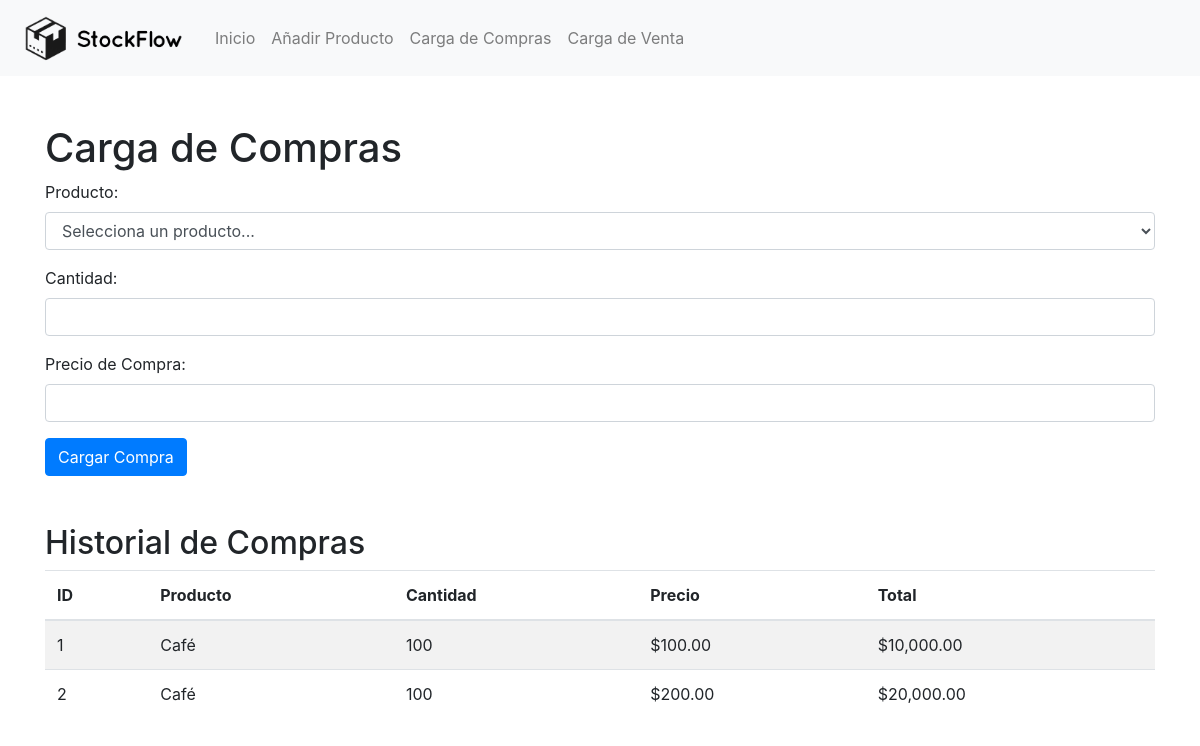
Page /carga_compras on the earlier database version.
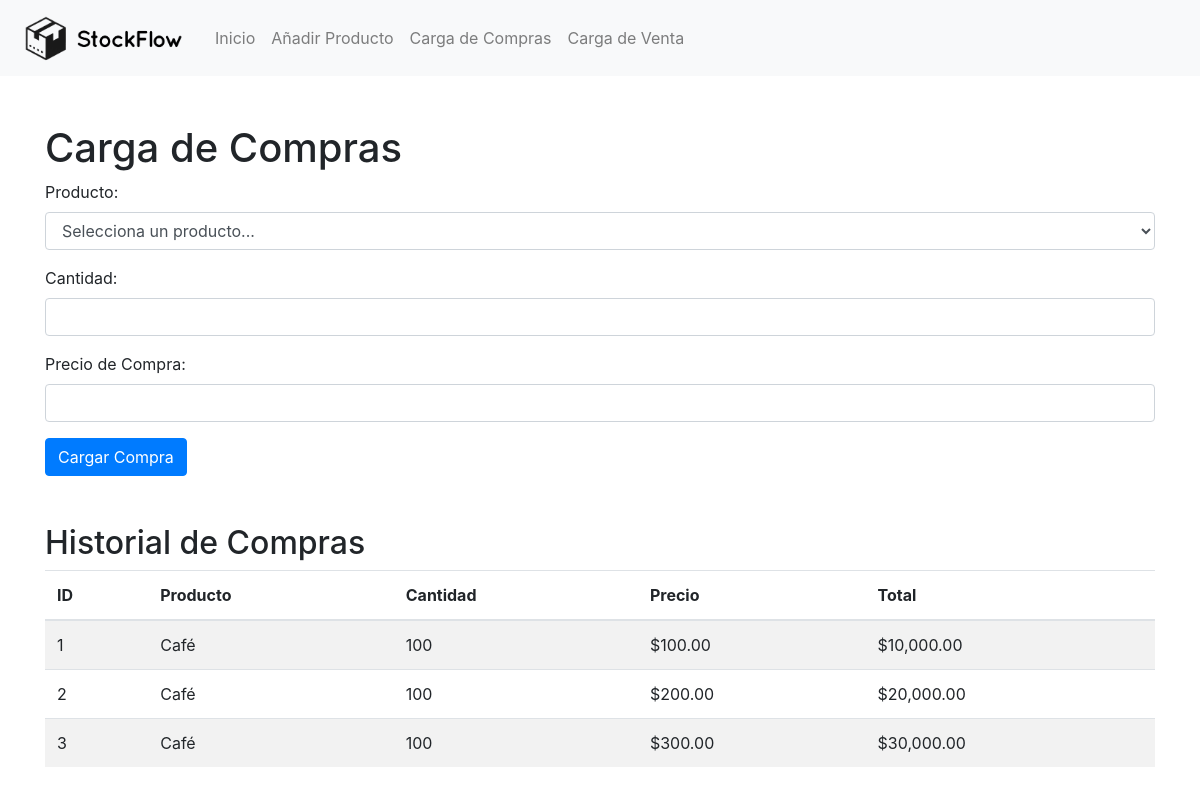
Same page on the later database version.
### tables this page shows
CREATE TABLE compras (
        id INTEGER PRIMARY KEY AUTOINCREMENT,
        producto_id INTEGER,
        producto_nombre TEXT,
        cantidad INTEGER,
        precio REAL,
        total REAL
    );

### app.py (the view, shortened to what this page needs)
@app.route('/carga_compras', methods=['GET', 'POST'])
def carga_compras():
    productos = get_productos()
    compras = get_compras()
    return render_template('carga_compras.html', productos=productos, compras=compras)

### app.py (called while the page is built)
def get_db():
    if 'db' not in g:
        g.db = sqlite3.connect('inventario.db')
        g.db.row_factory = sqlite3.Row
    return g.db

def get_productos():
    db = get_db()
    c = db.cursor()
    c.execute("SELECT * FROM productos")
    rows = c.fetchall()
    productos = [dict(row) for row in rows]
    return productos

def get_compras():
    db = get_db()
    c = db.cursor()
    c.execute("SELECT * FROM compras")
    rows = c.fetchall()
    compras = [dict(row) for row in rows]
    return compras

### templates/carga_compras.html (shortened to what this page needs)
{% extends "base.html" %}
{% block content %}
    <h1 class="mt-5">Carga de Compras</h1>
    <form method="post" action="{{ url_for('carga_compras') }}">
        <div class="form-group">
            <label for="producto">Producto:</label>
            <select class="form-control" id="producto-select2" name="producto">
                <option value="" disabled selected>Selecciona un producto...</option>
            </select>
        </div>
        <div class="form-group">
            <label for="cantidad">Cantidad:</label>
            <input type="number" class="form-control" id="cantidad" name="cantidad" required>
        </div>
        <div class="form-group">
            <label for="precio">Precio de Compra:</label>
            <input type="number" step="0.01" class="form-control" id="precio" name="precio" required>
        </div>
        <button type="submit" class="btn btn-primary">Cargar Compra</button>
    </form>
    <h2 class="mt-5">Historial de Compras</h2>
    <table class="table table-striped">
        <thead>
            <tr>
                <th>ID</th>
                <th>Producto</th>
                <th>Cantidad</th>
                <th>Precio</th>
                <th>Total</th>
            </tr>
        </thead>
        <tbody>
            {% for compra in compras %}
            <tr>
                <td>{{ compra['id'] }}</td>
                <td>{{ compra['producto_nombre'] }}</td>
                <td>{{ compra['cantidad'] }}</td>
                <td>${{ "{:,.2f}".format(compra['precio']) }}</td>
                <td>${{ "{:,.2f}".format(compra['total']) }}</td>
            </tr>
            {% endfor %}
        </tbody>
    </table>
    <link href="https://cdn.jsdelivr.net/npm/select2@4.1.0/dist/css/select2.min.css" rel="stylesheet" />
{% endblock %}

Differences in the rows shown:
added compras: id "3", producto_nombre "Café", cantidad "100", precio "300.00", total "30,000.00"
